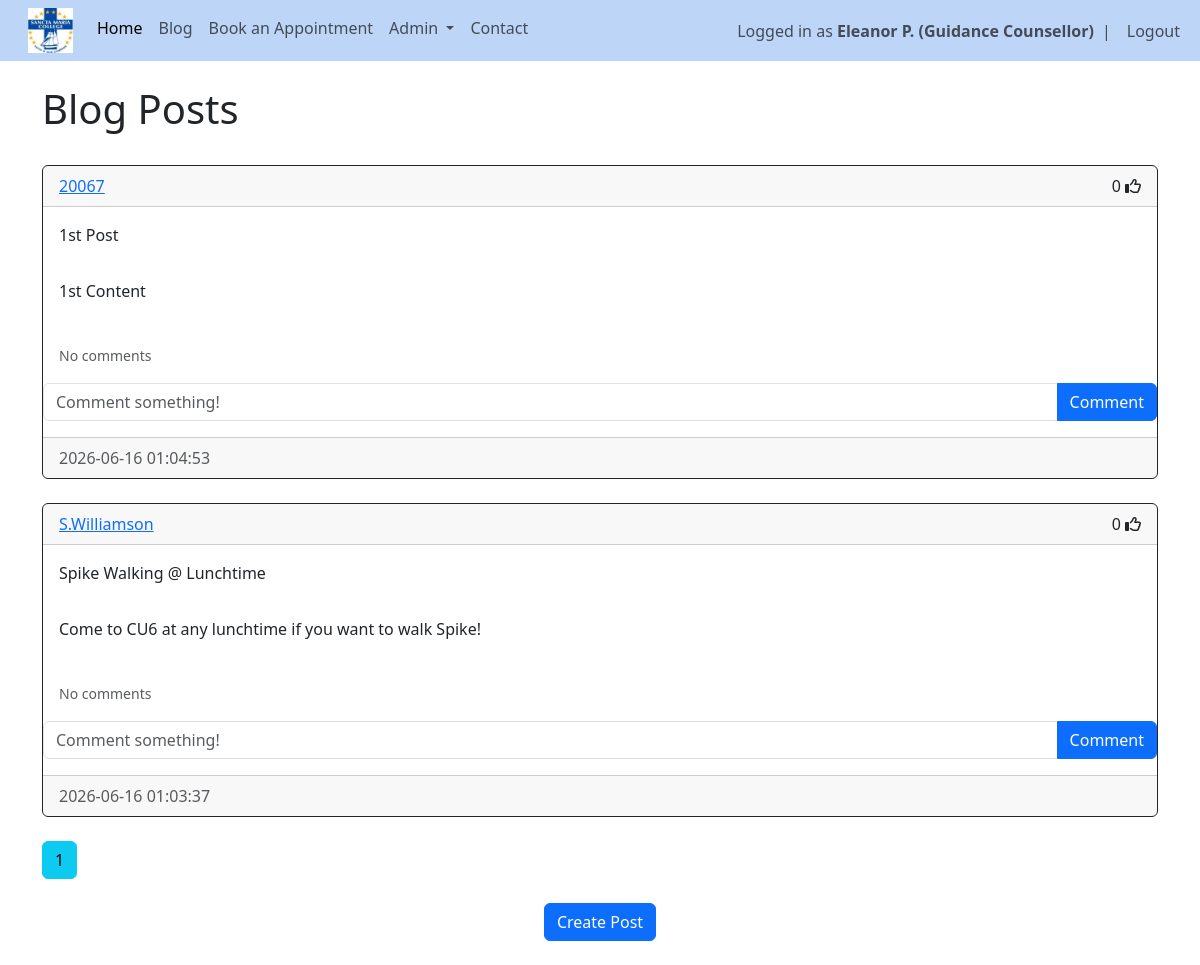
Page /blog (signed in) on the earlier database version.
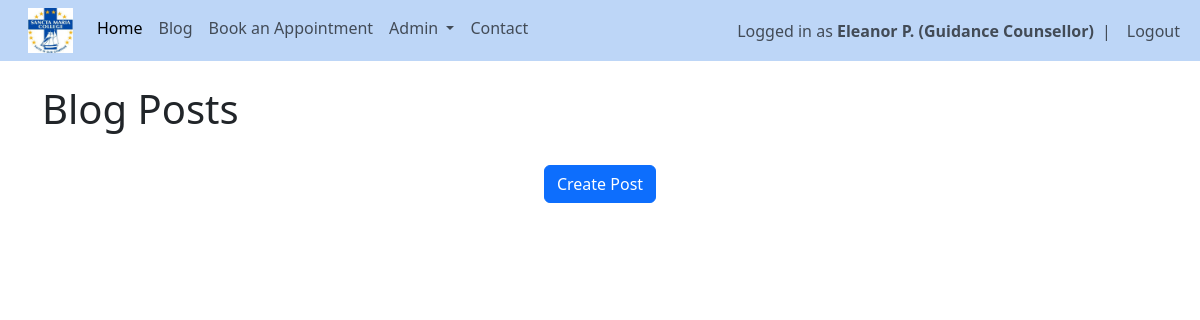
Same page on the later database version.
### website/models.py (models this page shows)
class Post(db.Model):
    id = db.Column(db.Integer, primary_key=True)
    title = db.Column(db.String(150), unique=False)
    content = db.Column(db.Text, nullable=False)
    date_created = db.Column(db.DateTime(timezone=True), default=func.now())
    author = db.Column(db.Integer, db.ForeignKey('user.id', ondelete="CASCADE"), nullable=False)
    comments = db.relationship('Comment', backref='post', passive_deletes=True)
    likes = db.relationship('Like', backref='post', passive_deletes=True)

class User(db.Model, UserMixin):
    id = db.Column(db.Integer, primary_key=True)
    email = db.Column(db.String(150), unique=True)
    fname = db.Column(db.String(20))
    lname = db.Column(db.String(20))
    username = db.Column(db.String(150), unique=True)
    role = db.Column(db.String(150))
    password = db.Column(db.String(150))
    date_created = db.Column(db.DateTime(timezone=True), default=func.now())
    posts = db.relationship('Post', backref='user', passive_deletes=True)
    comments = db.relationship('Comment', backref='user', passive_deletes=True)
    likes = db.relationship('Like', backref='user', passive_deletes=True)
    appointments = db.relationship('Appointment', foreign_keys="Appointment.counsellor_id", back_populates="counsellor")

### website/views.py (the view)
@views.route("/blog")
@login_required
def blog():
    page = request.args.get('page', 1, type=int)
    posts = Post.query.order_by(Post.date_created.desc()).paginate(page=page, per_page=4)
    return render_template("blog.html", user=current_user, posts=posts, endpoint='views.blog')

### website/__init__.py (called while the page is built)
def create_app():
    app = Flask(__name__)
    app.config['SECRET_KEY'] = "DQiAlMIU5u5eeLDw4KPMHx4d"
    app.config['SQLALCHEMY_DATABASE_URI'] = f'sqlite:///{DB_NAME}'
    db.init_app(app)
    from .views import views
    from .auth import auth
    app.register_blueprint(views, url_prefix="/")
    app.register_blueprint(auth, url_prefix="/")
    from .models import User, Post
    with app.app_context():
        db.create_all()
    login_manager = LoginManager()
    login_manager.login_view = "auth.login"
    login_manager.init_app(app)
    @login_manager.user_loader
    def load_user(id):
        return User.query.get(int(id))
    return app

### website/templates/blog.html
{% extends "posts_div.html"%} {% block title %} Blog {% endblock %}

### website/templates/posts_div.html (shortened to what this page needs)
{% extends "template.html"%} {% block title %} Posts {% endblock %}
{% block content%}
<br/>
<h1>{% block header %} Blog Posts {% endblock %}</h1>
<br/>
<div id="posts">
    {% for post in posts %}
    <div class="card border-dark">
        <div class="card-header d-flex justify-content-between align-items-center">
            <a href="/posts/{{post.user.username}}">{{post.user.username}}</a>
            <div>
                <span id="likes-count-{{post.id}}">{{ post.likes|length }}</span>
                {% if user.id in post.likes|map(attribute="author")|list %}
                <i class="fas fa-thumbs-up" id="like-button-{{post.id}}" onclick="like({{post.id}})"></i>
                {% else %}
                <i class="far fa-thumbs-up" id="like-button-{{post.id}}" onclick="like({{post.id}})"></i>
                {% endif %}
            </div>
        </div>
        <div class ="card-body">
            <div class="card-text">{{post.title}}</div>
        </div>
        <div class ="card-body">
            <div class="card-text">{{post.content}}</div>
        </div>
        <br/>
        <p class="card-text ms-3">
            {% if post.comments|length > 0 %}
            <a data-bs-toggle="collapse" href="#comments-{{post.id}}" role="button">
                <small>View {{post.comments|length}} Comments</small>
            </a>
            {% else %}
            <small class="text-muted">No comments</small>
            {% endif %}
        </p>
        <form class="input-group mb-3" method="POST" action="/create-comment/{{post.id}}">
            <input type="text" id="text" name="text" class="form-control" placeholder="Comment something!"/>
            <button type="submit" class="btn btn-primary">Comment</button>
        </form >
        <div class ="card-footer text-muted">{{post.date_created}}</div>
    </div>
    <br/>
    {% endfor %}
</div>
{% for page_num in posts.iter_pages(left_edge=1, right_edge=1, left_current=1, right_current=2) %}
{% if page_num %}
{% if endpoint == 'views.posts' %}
{% set page_url = url_for(endpoint, username=username, page=page_num) %}
{% else %}
{% set page_url = url_for(endpoint, page=page_num) %}
{% endif %}
{% if posts.page == page_num %}
<a class="btn btn-info mb-4" href="{{ page_url }}">{{page_num}}</a>
{% else %}
<a class="btn btn-outline-info mb-4" href="{{ page_url }}">{{page_num}}</a>
{% endif %}
{% else %}
...
{% endif %}
{% endfor %}
{% block footer %}
<div align="center">
    <a href="/create-post">
        <button type="button" class="btn btn-primary btn-large">
            Create Post
        </button>
    </a>
</div>
<br/>
{% endblock %}
{% endblock %}

Differences in the rows shown:
removed Post: user.username "20067", likes|length "0", title "1st Post", content "1st Content", date_created "2026-06-16 01:04:53"
removed Post: user.username "S.Williamson", likes|length "0", title "Spike Walking @ Lunchtime", content "Come to CU6 at any lunchtime if you want to walk Spike!", date_created "2026-06-16 01:03:37"
Other differences:
list line gone: "1"
